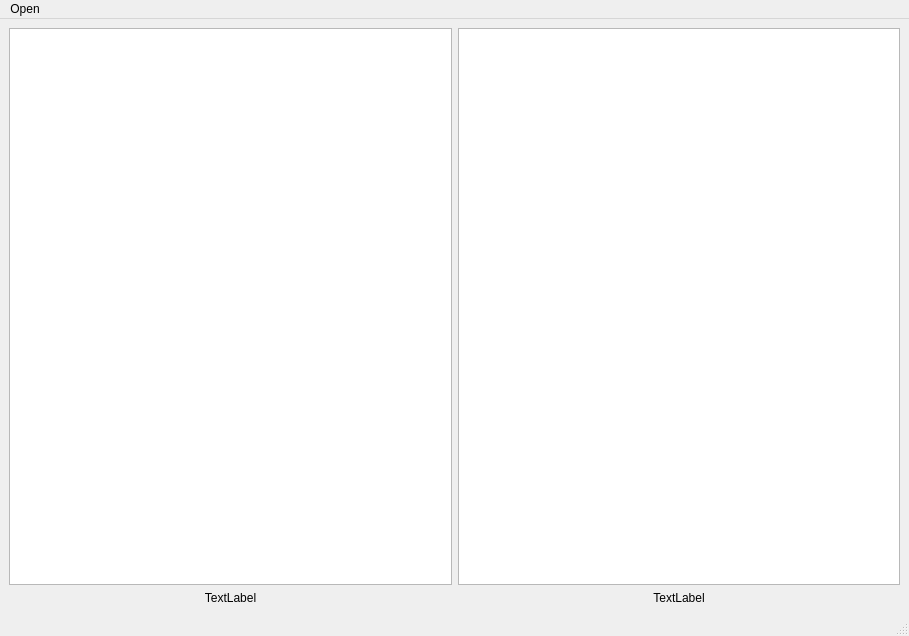
<?xml version="1.0" encoding="UTF-8"?>
<ui version="4.0">
 <class>MainWindow</class>
 <widget class="QMainWindow" name="MainWindow">
  <property name="geometry">
   <rect>
    <x>0</x>
    <y>0</y>
    <width>909</width>
    <height>636</height>
   </rect>
  </property>
  <property name="sizePolicy">
   <sizepolicy hsizetype="Preferred" vsizetype="Preferred">
    <horstretch>0</horstretch>
    <verstretch>0</verstretch>
   </sizepolicy>
  </property>
  <property name="windowTitle">
   <string>MainWindow</string>
  </property>
  <widget class="QWidget" name="centralwidget">
   <layout class="QGridLayout" name="gridLayout">
    <item row="0" column="0">
     <layout class="QVBoxLayout" name="verticalLayout">
      <item>
       <layout class="QHBoxLayout" name="horizontalLayout">
        <item>
         <widget class="QGraphicsView" name="graphicsViewImageQuery">
          <property name="mouseTracking">
           <bool>true</bool>
          </property>
          <property name="lineWidth">
           <number>0</number>
          </property>
          <property name="midLineWidth">
           <number>0</number>
          </property>
          <property name="verticalScrollBarPolicy">
           <enum>Qt::ScrollBarAlwaysOff</enum>
          </property>
          <property name="horizontalScrollBarPolicy">
           <enum>Qt::ScrollBarAsNeeded</enum>
          </property>
         </widget>
        </item>
        <item>
         <widget class="QGraphicsView" name="graphicsViewImageComplete">
          <property name="mouseTracking">
           <bool>true</bool>
          </property>
          <property name="lineWidth">
           <number>0</number>
          </property>
          <property name="verticalScrollBarPolicy">
           <enum>Qt::ScrollBarAlwaysOff</enum>
          </property>
          <property name="horizontalScrollBarPolicy">
           <enum>Qt::ScrollBarAlwaysOff</enum>
          </property>
         </widget>
        </item>
       </layout>
      </item>
      <item>
       <layout class="QHBoxLayout" name="horizontalLayout_2">
        <item>
         <widget class="QLabel" name="labelQuery">
          <property name="text">
           <string>TextLabel</string>
          </property>
          <property name="alignment">
           <set>Qt::AlignCenter</set>
          </property>
         </widget>
        </item>
        <item>
         <widget class="QLabel" name="labelBase">
          <property name="text">
           <string>TextLabel</string>
          </property>
          <property name="alignment">
           <set>Qt::AlignCenter</set>
          </property>
         </widget>
        </item>
       </layout>
      </item>
     </layout>
    </item>
   </layout>
  </widget>
  <widget class="QMenuBar" name="menubar">
   <property name="geometry">
    <rect>
     <x>0</x>
     <y>0</y>
     <width>909</width>
     <height>25</height>
    </rect>
   </property>
   <widget class="QMenu" name="menuAbrir">
    <property name="title">
     <string>Open</string>
    </property>
    <addaction name="actionOpenAbrirBase"/>
    <addaction name="actionOpenAbrirQuery"/>
    <addaction name="separator"/>
    <addaction name="actionOpenProcess"/>
   </widget>
   <addaction name="menuAbrir"/>
  </widget>
  <widget class="QStatusBar" name="statusbar"/>
  <action name="actionOpenAbrirBase">
   <property name="text">
    <string>Image Base</string>
   </property>
  </action>
  <action name="actionOpenCompare">
   <property name="text">
    <string>New Image</string>
   </property>
  </action>
  <action name="actionSIFT_withFLANN">
   <property name="text">
    <string>SIFT + FLANN</string>
   </property>
  </action>
  <action name="actionOBR">
   <property name="checkable">
    <bool>false</bool>
   </property>
   <property name="checked">
    <bool>false</bool>
   </property>
   <property name="text">
    <string>OBR</string>
   </property>
  </action>
  <action name="actionSIFT">
   <property name="text">
    <string>SIFT</string>
   </property>
  </action>
  <action name="actionSURF">
   <property name="text">
    <string>SURF</string>
   </property>
  </action>
  <action name="actionCheckFlannMatcher">
   <property name="checkable">
    <bool>true</bool>
   </property>
   <property name="checked">
    <bool>true</bool>
   </property>
   <property name="text">
    <string>Flann Matcher</string>
   </property>
  </action>
  <action name="actionOpenAbrirQuery">
   <property name="text">
    <string>Image Query</string>
   </property>
  </action>
  <action name="actionOpenProcess">
   <property name="text">
    <string>Process Options</string>
   </property>
  </action>
 </widget>
 <resources/>
 <connections/>
</ui>
